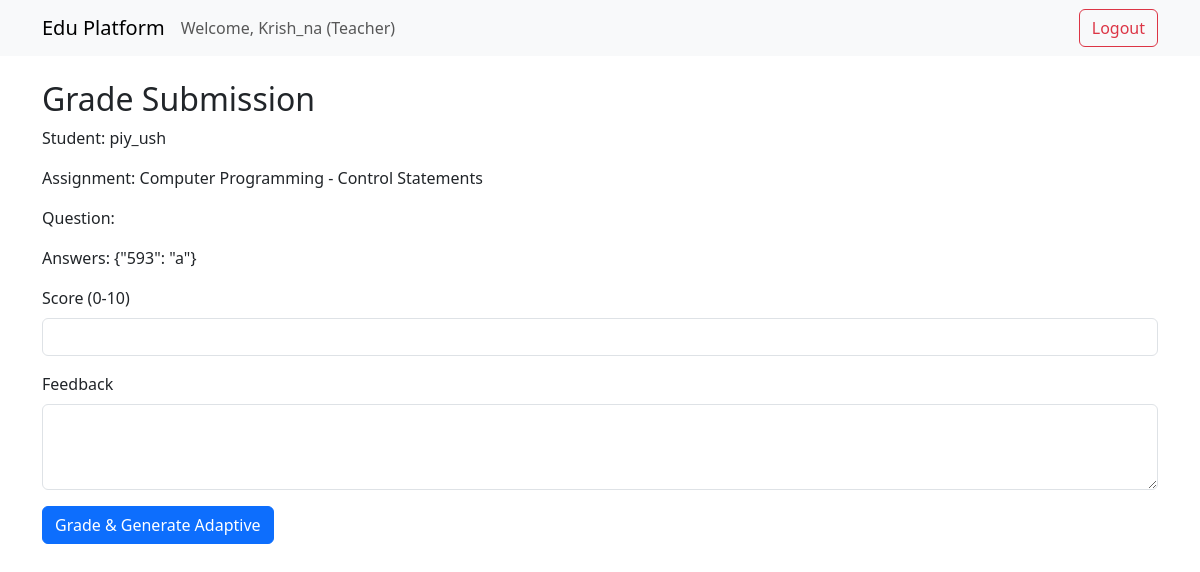
The app's page /teacher/grade/103/ (signed in) with its own data.
### core/models.py (models this page shows, shortened)
class User(AbstractUser):
    ROLE_CHOICES = [
        ('teacher', 'Teacher'),
        ('student', 'Student'),
    ]
    role = models.CharField(max_length=10, choices=ROLE_CHOICES, default='student')
    email = models.EmailField(unique=True)

class Submission(models.Model):
    assignment = models.ForeignKey(Assignment, on_delete=models.CASCADE)
    student = models.ForeignKey(User, on_delete=models.CASCADE)
    answers = models.TextField()  # JSON-like or plain text for answers
    submitted_at = models.DateTimeField(auto_now_add=True)
    score = models.IntegerField(null=True, blank=True)  # Out of 100
    feedback = models.TextField(blank=True)

class Assignment(models.Model):
    subject = models.ForeignKey(Subject, on_delete=models.CASCADE)
    topic = models.CharField(max_length=100)  # From CSV topics
    description = models.TextField()
    announcement_date = models.DateTimeField()
    due_date = models.DateTimeField()
    pdf_file = models.FileField(upload_to='assignments/', blank=True)
    created_by = models.ForeignKey(User, on_delete=models.CASCADE)
    created_at = models.DateTimeField(auto_now_add=True)
    is_adaptive = models.BooleanField(default=False)
    questions = models.ManyToManyField(Question, blank=True)
    students = models.ManyToManyField(User, related_name='assignments', blank=True, help_text="Students assigned to this assignment")
    def __str__(self):
        return f"{self.subject.name} - {self.topic}"

class Subject(models.Model):
    name = models.CharField(max_length=100)
    code = models.CharField(max_length=6, unique=True, blank=True)
    teacher = models.ForeignKey(User, on_delete=models.CASCADE, limit_choices_to={'role': 'teacher'})
    created_at = models.DateTimeField(auto_now_add=True)

### core/views.py (the view, shortened to what this page needs)
# urls.py: path('teacher/grade/<int:submission_id>/', views.grade_submission, name='grade_submission'),
@login_required
def grade_submission(request, submission_id):
    submission = get_object_or_404(
        Submission,
        id=submission_id,
        assignment__created_by=request.user
    )
    assignment = submission.assignment
    try:
        parsed_answers = json.loads(submission.answers) if submission.answers else {}
    except json.JSONDecodeError:
        parsed_answers = {'Error': 'Invalid answers format'}
    context = {
        'submission': submission,
        'assignment': assignment,
        'student_name': submission.student.get_full_name() or submission.student.username,
        'parsed_answers': parsed_answers,
        'max_score': 10,
    }
    return render(request, 'core/grade_submission.html', context)

### templates/core/grade_submission.html (shortened to what this page needs)
{% extends 'core/base.html' %} {% block content %}
<h2>Grade Submission</h2>
<p>Student: {{ submission.student.username }}</p>
<p>Assignment: {{ submission.assignment }}</p>
<p>Question: {{ submission.question}}</p>
<p>Answers: {{ submission.answers }}</p>
<form method="post">
  <div class="mb-3">
    <label class="form-label">Score (0-10)</label>
    <input
      type="number"
      name="score"
      class="form-control"
      min="0"
      max="10"
      required
    />
  </div>
  <div class="mb-3">
    <label class="form-label">Feedback</label>
    <textarea name="feedback" class="form-control" rows="3"></textarea>
  </div>
  <button type="submit" class="btn btn-primary">
    Grade & Generate Adaptive
  </button>
</form>
{% endblock %}

### templates/core/base.html (shortened to what this page needs)
<!DOCTYPE html>
<html lang="en">
  <head>
    <link
      href="https://cdn.jsdelivr.net/npm/bootstrap@5.3.0/dist/css/bootstrap.min.css"
      rel="stylesheet"
    />
    <link
      rel="stylesheet"
      href="{% load static %}{% static 'css/wallpaper.css' %}"
    />
  </head>
  <body>
    <nav class="navbar navbar-expand-lg navbar-light bg-light">
      <div class="container">
        <a
          class="navbar-brand"
          href="{% url 'core:home' %}
"
          >Edu Platform</a
        >
        {% if user.is_authenticated %}
        <span class="navbar-text"
          >Welcome, {{ user.username }} ({{ user.role|title }})</span
        >
        <a href="{% url 'core:logout' %}" class="btn btn-outline-danger ms-auto"
          >Logout</a
        >
        {% endif %}
      </div>
    </nav>
    <div class="container mt-4">
       {% block content %}{% endblock %}
    </div>
  </body>
</html>

### records on screen
User: username "Krish_na", role "Teacher"
Submission: student.username "piy_ush", assignment "Computer Programming - Control Statements", answers "{\"593\": \"a\"}"
